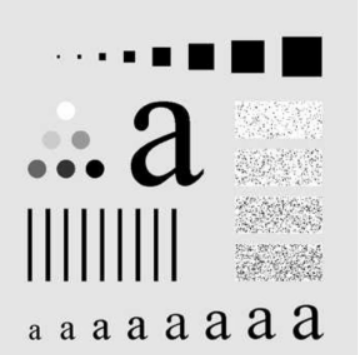
#> input picture resources/assets/exp4/401.png, 358 x 355 px
$ python '高斯高通滤波.py'
#> lines starting #> are read from the running program, lines starting #| are printed output that depends on the picture
#> in main, image is the input picture: shape (355, 358); min 0, max 254, mean 206.2
import cv2
import numpy as np
import matplotlib.pyplot as plt
from matplotlib import rcParams

# 支持汉字
rcParams['font.sans-serif'] = ['SimHei']


# 创建高斯低通滤波器
def create_filter(img, D0):
#> called with D0 = 160
    rows, cols = img.shape
#> rows = 355; cols = 358
    mid_row, mid_col = rows // 2, cols // 2  # 中心坐标
#> mid_row = 177; mid_col = 179

    # 创建高斯低通滤波器
    H = np.zeros((rows, cols), np.float32)
    for i in range(rows):
        for j in range(cols):
            # 到中心点的距离
            D = np.sqrt((i - mid_row) ** 2 + (j - mid_col) ** 2)
            # 高斯低通滤波器
            H[i, j] = 1 - np.exp(-(D ** 2) / (2 * (D0 ** 2)))
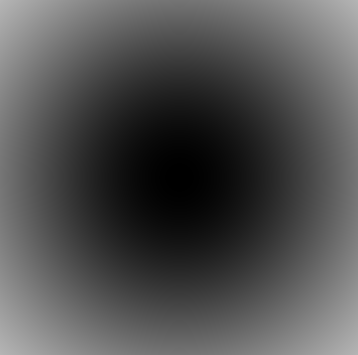
#> H: shape (355, 358) float32; min 0, max 0.71, mean 0.317

    return H


# 高斯高通滤波
def gaussian_highpass_filter(img, D0):
    # 图像空间域->频域
    f = np.fft.fft2(img)

    # 创建高斯高通滤波器
    H = create_filter(img, D0)

    # 滤波器空间域->频域
    H = np.fft.fftshift(H)
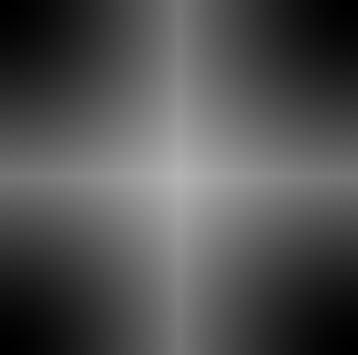
#> H: shape (355, 358) float32; min 0, max 0.71, mean 0.317

    # 卷积
    f_shift_filtered = f * H

    # 图像频域->空间域
    img_back = np.fft.ifft2(f_shift_filtered)
    img_back = np.abs(img_back)
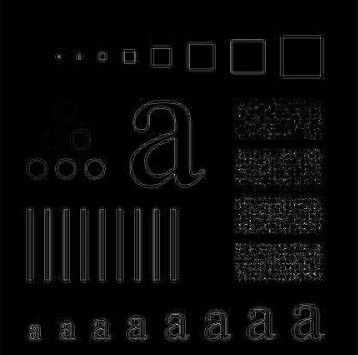
#> img_back: shape (355, 358) float64; min 1.24e-06, max 21.74, mean 0.7; drawn with min black and max white

    return H, f_shift_filtered, img_back


# 主函数
def main():
    # 图像路径
    image_path = '../resources/assets/exp4/401.png'

    # 读取图像
    image = cv2.imread(image_path, 0)  # 以灰度模式读取图像
    if image is None:
        print(f"无法读取图像: {image_path}")
        exit(1)

    # 高斯高通滤波器的截止频率
    D0 = 160
    # 应用高斯高通滤波器进行边缘提取
    H, filtered_magnitude, edge_gaussian = gaussian_highpass_filter(image, D0)

    # 显示图像
    plt.figure(figsize=(30, 10))
    plt.subplot(1, 5, 1)
    plt.imshow(image, cmap='gray')
    plt.title('原始图像'), plt.axis('off')

    magnitude_spectrum = np.fft.fft2(image)
    plt.subplot(1, 5, 2)
    plt.imshow(np.fft.fftshift(20 * np.log(1 + np.abs(magnitude_spectrum))), cmap='gray')  # 转成中心域
    plt.title('傅里叶变换的幅度谱'), plt.axis('off')

    plt.subplot(1, 5, 3)
    plt.imshow(np.fft.fftshift(np.uint8(H * 255)), cmap='gray')
    plt.title('高斯低通滤波器'), plt.axis('off')

    plt.subplot(1, 5, 4)
    plt.imshow(np.fft.fftshift(20 * np.log(1 + np.abs(filtered_magnitude))), cmap='gray')
    plt.title('滤波后的频域幅度谱'), plt.axis('off')

    plt.subplot(1, 5, 5)
    plt.imshow(edge_gaussian, cmap='gray')
    plt.title('高斯低通滤波图像'), plt.axis('off')
    plt.show()
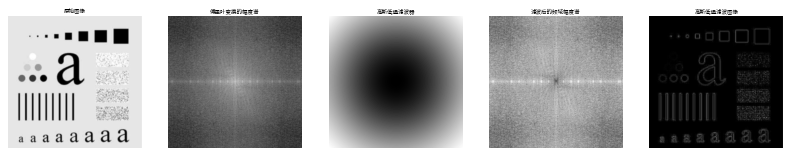
#> figure drawn by matplotlib, 5 panels


if __name__ == '__main__':
    main()

$ run again, with resources/assets/exp4/402.png copied over resources/assets/exp4/401.png
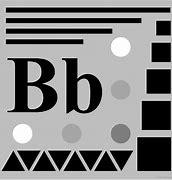
#> input picture resources/assets/exp4/402.png, 172 x 180 px
#> in main, image is the input picture: shape (180, 172); min 0, max 255, mean 130.7
#> after the loop in create_filter, `for i in range(rows):`:
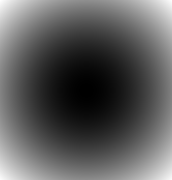
#> H: shape (180, 172) float32; min 0, max 0.261, mean 0.0941; drawn with min black and max white
#> in gaussian_highpass_filter, `img_back = np.abs(img_back)`:
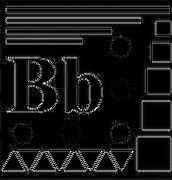
#> img_back: shape (180, 172) float64; min 1.66e-06, max 9.97, mean 0.912; drawn with min black and max white

$ run again, with resources/assets/exp4/405.png copied over resources/assets/exp4/401.png
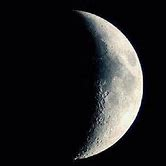
#> input picture resources/assets/exp4/405.png, 166 x 166 px
#> after the loop in create_filter, `for i in range(rows):`:
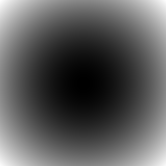
#> H: shape (166, 166) float32; min 0, max 0.236, mean 0.0843; drawn with min black and max white
#> in gaussian_highpass_filter, `img_back = np.abs(img_back)`:
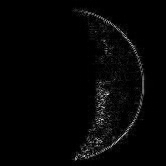
#> img_back: shape (166, 166) float64; min 1.51e-07, max 11.04, mean 0.23; drawn with min black and max white
